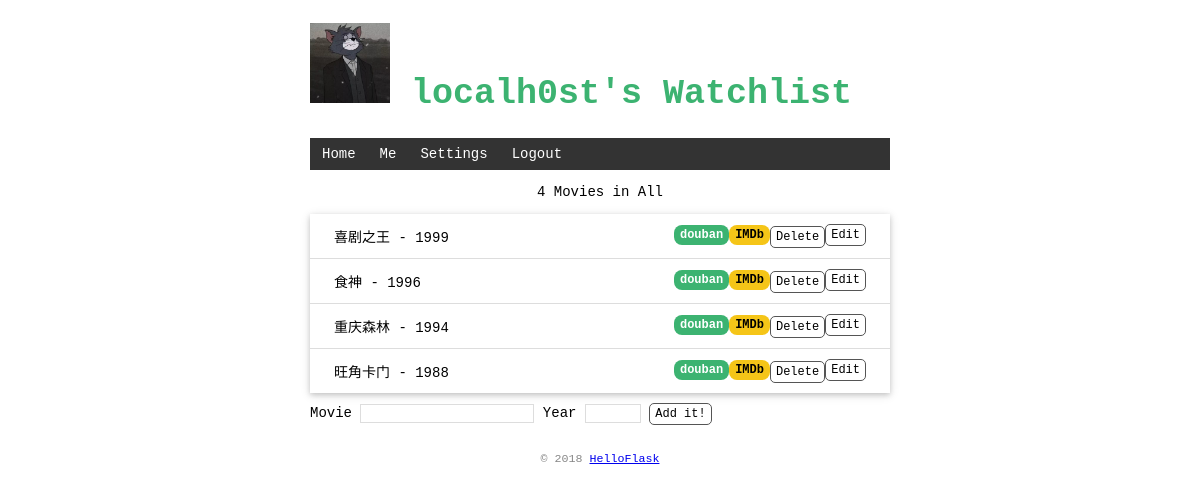
Screenshot of / (signed in) with the database file from the repository.
### app.py (models this page shows, shortened)
class User(db.Model, UserMixin):  # 表名将会是 user（自动生成，小写处理）
    id = db.Column(db.Integer, primary_key=True)  # 主键
    name = db.Column(db.String(20))
    username = db.Column(db.String(20))
    passwd_hash = db.Column(db.String(128))
    group = db.Column(db.String(10))  # admin operator user

class Movie(db.Model):
    id = db.Column(db.Integer, primary_key=True)  # 主键
    title = db.Column(db.String(60))
    year = db.Column(db.String(4))
    belongs_to = db.Column(db.String(20))   # using username

### app.py (the view)
@mainApp.route('/', methods=['GET', 'POST'])
def index():
    if request.method == 'POST':
        if not current_user.is_authenticated:
            return redirect('/')
        title = request.form.get('title')  # 传入表单对应输入字段的 name 值
        year = request.form.get('year')
        if not title or not year or len(year) != 4 or len(title) > 60:
            flash('Invalid input.')  # flash() 函数在内部会把消息存储到 Flask 提供的 session 对象里。session 用来在请求间存储数据
            return redirect('/')  # 重定向
        db.session.add(Movie(title=title, year=year, belongs_to=current_user.username))
        db.session.commit()
        flash('Item created.')
        return redirect('/')
    else:  # GET
        if current_user.is_authenticated:
            return render_template('index.html', movies=Movie.query.filter(Movie.belongs_to == current_user.username).all())
        else:   # 未登录仅展示admin的watch list
            return render_template('index.html', movies=Movie.query.filter(Movie.belongs_to == 'admin').all())

### app.py (called while the page is built)
@login_manager.user_loader
def user_loader(user_id):
    return User.query.get(int(user_id))

@mainApp.context_processor  # 以后模板上下文有user了，render_template()可以不传入而直接使用了
def inject_data():
    return dict(user=current_user, message=get_flashed_messages())  # 需要返回字典，等同于 return {'user': user}

### templates/index.html (shortened to what this page needs)
{% extends "base.html" %}
{% block content %}
<div data-gb-custom-block data-tag="block">
    <p class="set-center">{{ movies|length }} Movies in All</p>
    <ul class="movie-list">
        <div data-gb-custom-block data-tag="for">
            {% for movie in movies %}
                <li>{{ movie['title'] }} - {{ movie.year }}
                    {% if current_user.is_authenticated %}
                    <span class="float-right">
                        <a class="btn" href="{{ url_for('edit', movie_id=movie.id) }}">Edit</a>
                    </span>
                    <span class="float-right">
                        <form class="inline-form" method="post" action="{{ url_for('delete', movie_id=movie.id) }}">
                            <input class="btn" type="submit" name="delete" value="Delete" onclick="return confirm('Are you sure?')">
                        </form>
                    </span>
                    {% endif %}
                    <span class="float-right">
                        <a class="imdb" href="https://www.imdb.com/find?q={{ movie.title }}" target="_blank" title="Find this movie on IMDb">IMDb</a>
                    </span>
                    <span class="float-right">
                        <a class="douban" href="https://movie.douban.com/subject_search?search_text={{ movie.title }}" target="_blank" title="Find this movie on douban">douban</a>
                    </span>
                </li>
            {% endfor %}
        </div>
    </ul>
</div>
{% endblock %}
{% block table %}
{% if current_user.is_authenticated %}
<form method="post">
    Movie <input type="text" name="title" autocomplete="off" required>
    Year <input type="text" name="year" autocomplete="off" required>
    <input class="btn" type="submit" name="submit" value="Add it!">
</form>
{% endif %}
{% endblock %}

### templates/base.html (shortened to what this page needs)
<!DOCTYPE html>
<html lang="en">
<head>
        <link rel="stylesheet" href="{{ url_for('static', filename='style.css') }}" type="text/css">
</head>
<body>
    <h1 id="top-head">
        <img src="{{ url_for('static', filename='images/tom.jpg') }}" alt="Avatar" width="80" height="80">
        {% if current_user.is_authenticated %}
        {{ user.name }}'s Watchlist
        {% else %}
        localh0st's Watchlist
        {% endif %}
    </h1>
    <nav>
        <ul>
            <li><a href="/">Home</a></li>
            <li><a href="/me">Me</a></li>
            {% if current_user.is_authenticated %}
            <li><a href="{{ url_for('settings') }}">Settings</a></li>
            <li><a href="{{ url_for('logout') }}">Logout</a></li>
            {% else %}
            <li><a href="{{ url_for('login') }}">Login</a></li>
            <li><a href="{{ url_for('register') }}">Register</a></li>
            {% endif %}
        </ul>
    </nav>
    {% block content %}{% endblock %}
    {% block table %}
    {% endblock %}
    <footer>
        <small>&copy; 2018 <a href="http://helloflask.com/book/3">HelloFlask</a></small>
	</footer>
</body>
</html>

### static/style.css (style rules this page uses)
.set-center { text-align: center; }
#top-head { color: MediumSeaGreen; font-size:35px; }
body { margin: auto; max-width: 580px; font-size: 14px; font-family: "Courier New", "Lucida Console", Helvetica, Arial, sans-serif; }
footer { color: #888; margin-top: 15px; text-align: center; padding: 10px; }
.movie-list { list-style-type: none; padding: 0; margin-bottom: 10px; box-shadow: 0 2px 5px 0 rgba(0, 0, 0, 0.16), 0 2px 10px 0 rgba(0, 0, 0, 0.12); }
.movie-list li { padding: 12px 24px; border-bottom: 1px solid #ddd; }
.movie-list li:last-child { border-bottom:none; }
nav ul { list-style-type: none; margin: 0; padding: 0; overflow: hidden; background-color: #333; }
nav li { float: left; }
nav li a { display: block; color: white; text-align: center; padding: 8px 12px; text-decoration: none; }
.float-right { float: right; }
.imdb { font-size: 12px; font-weight: bold; color: black; text-decoration: none; background: #F5C518; border-radius: 8px; padding: 3px 6px; }
.douban { font-size: 12px; font-weight: bold; color: white; text-decoration: none; background: #3CB371; border-radius: 8px; padding: 3px 6px; }
input[type=submit] { font-family: inherit; }
input[type=text] { font-family: inherit; border: 1px solid #ddd; }
input[name=year] { font-family: inherit; width: 50px; }
.btn { font-size: 12px; padding: 3px 5px; text-decoration: none; cursor: pointer; background-color: white; color: black; border: 1px solid #555555; border-radius: 5px; }
.inline-form { display: inline; }

### rows the page displays
User: name "localh0st"
Movie: title "喜剧之王", year "1999"
Movie: title "食神", year "1996"
Movie: title "重庆森林", year "1994"
Movie: title "旺角卡门", year "1988"

### other values shown
{{ movies|length }} "4"
